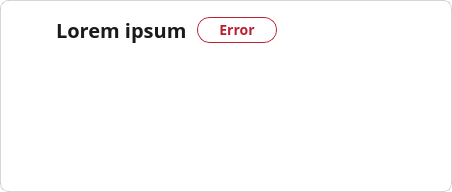
<?xml version="1.0" encoding="UTF-8"?>
<ui version="4.0">
 <class>Integration</class>
 <widget class="QWidget" name="Integration">
  <property name="geometry">
   <rect>
    <x>0</x>
    <y>0</y>
    <width>452</width>
    <height>192</height>
   </rect>
  </property>
  <property name="sizePolicy">
   <sizepolicy hsizetype="Expanding" vsizetype="Fixed">
    <horstretch>0</horstretch>
    <verstretch>0</verstretch>
   </sizepolicy>
  </property>
  <property name="minimumSize">
   <size>
    <width>450</width>
    <height>192</height>
   </size>
  </property>
  <property name="maximumSize">
   <size>
    <width>16777215</width>
    <height>192</height>
   </size>
  </property>
  <property name="windowTitle">
   <string>Form</string>
  </property>
  <property name="styleSheet">
   <string notr="true">#Integration {
	background-color: white;
	border-radius: 8px;
	border: 1px solid #34343426;
}

#icon {
	background: transparent;
	border: none;
}

#headerLabel {
	background: transparent;
	font-family: Open Sans;	
	font-size: 20px;
	font-weight: 600;
	line-height: 28px;
	letter-spacing: 0%;
	color: #1A1A1A;
}

#statusIcon {
	background: white;	
	border: 1px solid #B82132;
	border-radius: 13px;
	font-family: Open Sans;
	font-size: 14px;
	font-weight: 600;
	line-height: 22px;
	color: #B82132;
}

#refreshButton,
#menuButton {
	background: transparent;
	border: none;
}</string>
  </property>
  <layout class="QVBoxLayout" name="verticalLayout">
   <property name="spacing">
    <number>14</number>
   </property>
   <property name="leftMargin">
    <number>14</number>
   </property>
   <property name="topMargin">
    <number>14</number>
   </property>
   <property name="rightMargin">
    <number>14</number>
   </property>
   <property name="bottomMargin">
    <number>14</number>
   </property>
   <item>
    <layout class="QHBoxLayout" name="headerLayout">
     <property name="spacing">
      <number>10</number>
     </property>
     <item>
      <widget class="QPushButton" name="icon">
       <property name="sizePolicy">
        <sizepolicy hsizetype="Fixed" vsizetype="Fixed">
         <horstretch>0</horstretch>
         <verstretch>0</verstretch>
        </sizepolicy>
       </property>
       <property name="minimumSize">
        <size>
         <width>32</width>
         <height>32</height>
        </size>
       </property>
       <property name="maximumSize">
        <size>
         <width>32</width>
         <height>32</height>
        </size>
       </property>
       <property name="text">
        <string/>
       </property>
       <property name="icon">
        <iconset resource="../../../../Resources/Resources.qrc">
         <normaloff>:/images/ProjectSettings/integration.svg</normaloff>:/images/ProjectSettings/integration.svg</iconset>
       </property>
       <property name="iconSize">
        <size>
         <width>32</width>
         <height>32</height>
        </size>
       </property>
      </widget>
     </item>
     <item>
      <widget class="QLabel" name="headerLabel">
       <property name="sizePolicy">
        <sizepolicy hsizetype="Preferred" vsizetype="Minimum">
         <horstretch>0</horstretch>
         <verstretch>0</verstretch>
        </sizepolicy>
       </property>
       <property name="text">
        <string>Lorem ipsum</string>
       </property>
      </widget>
     </item>
     <item>
      <widget class="QPushButton" name="statusIcon">
       <property name="sizePolicy">
        <sizepolicy hsizetype="Fixed" vsizetype="Fixed">
         <horstretch>0</horstretch>
         <verstretch>0</verstretch>
        </sizepolicy>
       </property>
       <property name="minimumSize">
        <size>
         <width>80</width>
         <height>26</height>
        </size>
       </property>
       <property name="maximumSize">
        <size>
         <width>80</width>
         <height>26</height>
        </size>
       </property>
       <property name="text">
        <string>Error</string>
       </property>
      </widget>
     </item>
     <item>
      <spacer name="horizontalSpacer">
       <property name="orientation">
        <enum>Qt::Orientation::Horizontal</enum>
       </property>
       <property name="sizeHint" stdset="0">
        <size>
         <width>40</width>
         <height>20</height>
        </size>
       </property>
      </spacer>
     </item>
     <item>
      <widget class="QPushButton" name="refreshButton">
       <property name="sizePolicy">
        <sizepolicy hsizetype="Fixed" vsizetype="Fixed">
         <horstretch>0</horstretch>
         <verstretch>0</verstretch>
        </sizepolicy>
       </property>
       <property name="minimumSize">
        <size>
         <width>20</width>
         <height>20</height>
        </size>
       </property>
       <property name="maximumSize">
        <size>
         <width>20</width>
         <height>20</height>
        </size>
       </property>
       <property name="text">
        <string/>
       </property>
       <property name="icon">
        <iconset resource="../../../../Resources/Resources.qrc">
         <normaloff>:/images/ProjectSettings/refresh.svg</normaloff>:/images/ProjectSettings/refresh.svg</iconset>
       </property>
      </widget>
     </item>
     <item>
      <widget class="QPushButton" name="menuButton">
       <property name="sizePolicy">
        <sizepolicy hsizetype="Fixed" vsizetype="Fixed">
         <horstretch>0</horstretch>
         <verstretch>0</verstretch>
        </sizepolicy>
       </property>
       <property name="minimumSize">
        <size>
         <width>20</width>
         <height>20</height>
        </size>
       </property>
       <property name="maximumSize">
        <size>
         <width>20</width>
         <height>20</height>
        </size>
       </property>
       <property name="text">
        <string/>
       </property>
       <property name="icon">
        <iconset resource="../../../../Resources/Resources.qrc">
         <normaloff>:/images/ProjectSettings/menu.svg</normaloff>:/images/ProjectSettings/menu.svg</iconset>
       </property>
      </widget>
     </item>
    </layout>
   </item>
   <item>
    <layout class="QHBoxLayout" name="horizontalLayout1">
     <property name="spacing">
      <number>0</number>
     </property>
     <item>
      <widget class="IntegrationInfoPanel" name="urlPanel" native="true">
       <property name="sizePolicy">
        <sizepolicy hsizetype="Preferred" vsizetype="Fixed">
         <horstretch>0</horstretch>
         <verstretch>0</verstretch>
        </sizepolicy>
       </property>
       <property name="minimumSize">
        <size>
         <width>0</width>
         <height>52</height>
        </size>
       </property>
       <property name="maximumSize">
        <size>
         <width>16777215</width>
         <height>52</height>
        </size>
       </property>
      </widget>
     </item>
     <item>
      <widget class="IntegrationInfoPanel" name="apiKeyPanel" native="true">
       <property name="sizePolicy">
        <sizepolicy hsizetype="Preferred" vsizetype="Fixed">
         <horstretch>0</horstretch>
         <verstretch>0</verstretch>
        </sizepolicy>
       </property>
       <property name="minimumSize">
        <size>
         <width>0</width>
         <height>52</height>
        </size>
       </property>
       <property name="maximumSize">
        <size>
         <width>16777215</width>
         <height>52</height>
        </size>
       </property>
      </widget>
     </item>
    </layout>
   </item>
   <item>
    <layout class="QHBoxLayout" name="horizontalLayout2">
     <property name="spacing">
      <number>0</number>
     </property>
     <item>
      <widget class="IntegrationInfoPanel" name="usernamePanel" native="true">
       <property name="sizePolicy">
        <sizepolicy hsizetype="Preferred" vsizetype="Fixed">
         <horstretch>0</horstretch>
         <verstretch>0</verstretch>
        </sizepolicy>
       </property>
       <property name="minimumSize">
        <size>
         <width>0</width>
         <height>52</height>
        </size>
       </property>
       <property name="maximumSize">
        <size>
         <width>16777215</width>
         <height>52</height>
        </size>
       </property>
      </widget>
     </item>
     <item>
      <widget class="IntegrationInfoPanel" name="passwordPanel" native="true">
       <property name="sizePolicy">
        <sizepolicy hsizetype="Preferred" vsizetype="Fixed">
         <horstretch>0</horstretch>
         <verstretch>0</verstretch>
        </sizepolicy>
       </property>
       <property name="minimumSize">
        <size>
         <width>0</width>
         <height>52</height>
        </size>
       </property>
       <property name="maximumSize">
        <size>
         <width>16777215</width>
         <height>52</height>
        </size>
       </property>
      </widget>
     </item>
     <item>
      <widget class="IntegrationInfoPanel" name="connectedSincePanel" native="true">
       <property name="sizePolicy">
        <sizepolicy hsizetype="Preferred" vsizetype="Fixed">
         <horstretch>0</horstretch>
         <verstretch>0</verstretch>
        </sizepolicy>
       </property>
       <property name="minimumSize">
        <size>
         <width>0</width>
         <height>52</height>
        </size>
       </property>
       <property name="maximumSize">
        <size>
         <width>16777215</width>
         <height>52</height>
        </size>
       </property>
      </widget>
     </item>
    </layout>
   </item>
  </layout>
 </widget>
 <customwidgets>
  <customwidget>
   <class>IntegrationInfoPanel</class>
   <extends>QWidget</extends>
   <header>integrationinfopanel.h</header>
   <container>1</container>
  </customwidget>
 </customwidgets>
 <resources>
  <include location="../../../../Resources/Resources.qrc"/>
 </resources>
 <connections/>
</ui>
